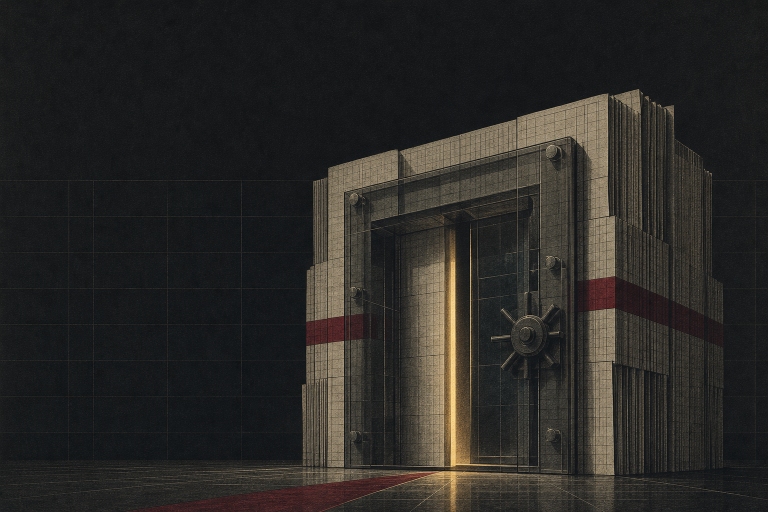
#> input picture analytics/img/rwa-01-hero.png, 1536 x 1024 px, found by its file name (shown at 1/2 size)
$ python make_rwa_covers.py
#> lines starting #> are read from the running program, lines starting #| are printed output that depends on the picture
#!/usr/bin/env python3
"""Cover cards for the "What to do in RWA" article (RU + EN) on top of the
generated vault illustration. Layout only, no data."""

from PIL import Image, ImageDraw, ImageFont

FDIR = "/usr/share/fonts/truetype/dejavu/"
SANS_B = FDIR + "DejaVuSans-Bold.ttf"
MONO = FDIR + "DejaVuSansMono.ttf"
MONO_B = FDIR + "DejaVuSansMono-Bold.ttf"

SRC = "/home/user/SevastopolAIbot/analytics/img/rwa-01-hero.png"
IVORY = (240, 236, 226)
DIM = (150, 146, 138)
RED = (170, 32, 28)


def track(d, xy, text, font, fill, spacing=0):
    x, y = xy
    for ch in text:
        d.text((x, y), ch, font=font, fill=fill)
        x += d.textlength(ch, font=font) + spacing
    return x - xy[0]


def cover(title_lines, sub, kicker, footer, out):
#> called with kicker = 'RWA / NOVEMBER 2026', footer = '@PavelYuRichRWA  ·  ЧТО ДЕЛАТЬ В RWA'
    img = Image.open(SRC).convert("RGB")
#> img is the input picture: PIL image 1536x1024 RGB; mean R, G, B 42, 40.5, 37.7
    W, H = img.size
#> W = 1536; H = 1024
    d = ImageDraw.Draw(img)

    # darken the left half so type sits cleanly on the illustration
    for x in range(0, int(W * 0.62)):
        a = int(232 * max(0.0, 1 - x / (W * 0.62)) ** 0.65)
        d.rectangle([x, 0, x + 1, H], fill=(0, 0, 0))
    veil = Image.new("RGBA", (W, H), (0, 0, 0, 0))
#> veil: PIL image 1536x1024 RGBA; every value is 0
    vd = ImageDraw.Draw(veil)
    for x in range(0, int(W * 0.66)):
        alpha = int(245 * max(0.0, 1 - x / (W * 0.66)) ** 0.8)
        vd.rectangle([x, 0, x + 1, H], fill=(8, 8, 7, alpha))
    img = Image.alpha_composite(img.convert("RGBA"), veil).convert("RGB")
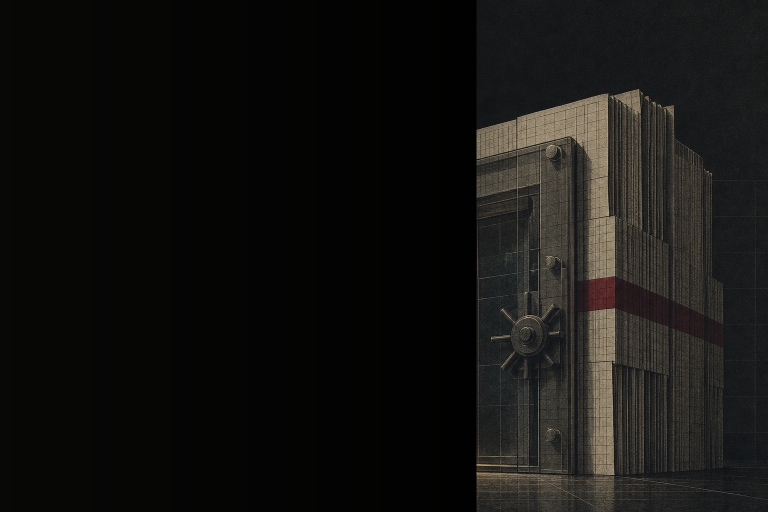
#> img: PIL image 1536x1024 RGB (shown at 1/2 size); mean R, G, B 20.5, 19.8, 18
    d = ImageDraw.Draw(img)

    M = int(W * 0.075)
#> M = 115
    f_kick = ImageFont.truetype(MONO, int(H * 0.021))
    f_title = ImageFont.truetype(SANS_B, int(H * 0.082))
    f_sub = ImageFont.truetype(MONO, int(H * 0.024))
    f_foot = ImageFont.truetype(MONO, int(H * 0.018))

    track(d, (M, int(H * 0.115)), kicker, f_kick, RED, spacing=int(H * 0.006))

    y = int(H * 0.19)
#> y = 194
    for line in title_lines:
        track(d, (M, y), line, f_title, IVORY, spacing=int(H * 0.004))
        y += int(H * 0.098)
#> after the loop, y = 494

    y += int(H * 0.02)
#> y = 514
    d.rectangle([M, y, M + int(W * 0.085), y + 3], fill=RED)
    y += int(H * 0.045)
#> y = 560
    for line in sub:
        track(d, (M, y), line, f_sub, DIM, spacing=1)
        y += int(H * 0.036)
#> this loop made 3 passes
#> y on passes 1 to 3: 596, 632, 668
#> after the loop, y = 668

    track(d, (M, H - int(H * 0.075)), footer, f_foot, DIM, spacing=1)

    img.save(out)
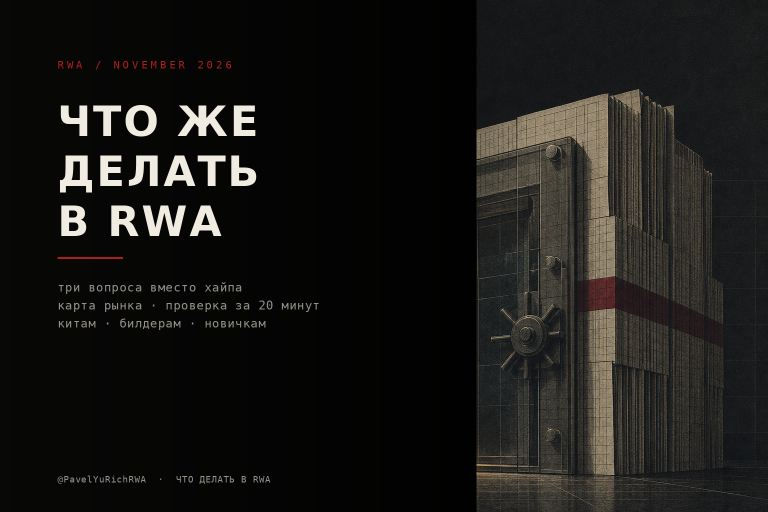
#> saved as cover-ru.png: PIL image 1536x1024 RGB (shown at 1/2 size); mean R, G, B 26, 25, 23.1
    print(out, img.size)
#| /home/user/SevastopolAIbot/analytics/img/cover-ru.png (1536, 1024)


cover(
    ["ЧТО ЖЕ", "ДЕЛАТЬ", "В RWA"],
    ["три вопроса вместо хайпа", "карта рынка · проверка за 20 минут", "китам · билдерам · новичкам"],
    "RWA / NOVEMBER 2026",
    "@PavelYuRichRWA  ·  ЧТО ДЕЛАТЬ В RWA",
    "/home/user/SevastopolAIbot/analytics/img/cover-ru.png",
)

cover(
    ["SO WHAT", "DO YOU DO", "IN RWA"],
    ["three questions instead of hype", "the map · a 20 minute check", "for whales · builders · beginners"],
    "RWA / NOVEMBER 2026",
    "@PavelYuRichRWA  ·  SO WHAT DO YOU DO IN RWA",
    "/home/user/SevastopolAIbot/analytics/img/cover-en.png",
)
#> call 2 of cover, with kicker = 'RWA / NOVEMBER 2026'
#> after the loop in cover (call 2), `for line in title_lines:`: y = 494
#> in cover (call 2), `y += int(H * 0.02)`: y = 514
#> in cover (call 2), `y += int(H * 0.045)`: y = 560
#> the loop in cover (call 2), `for line in sub:` made 3 passes
#> after the loop in cover (call 2), `for line in sub:`: y = 668
#> in cover (call 2), `img.save(out)`:
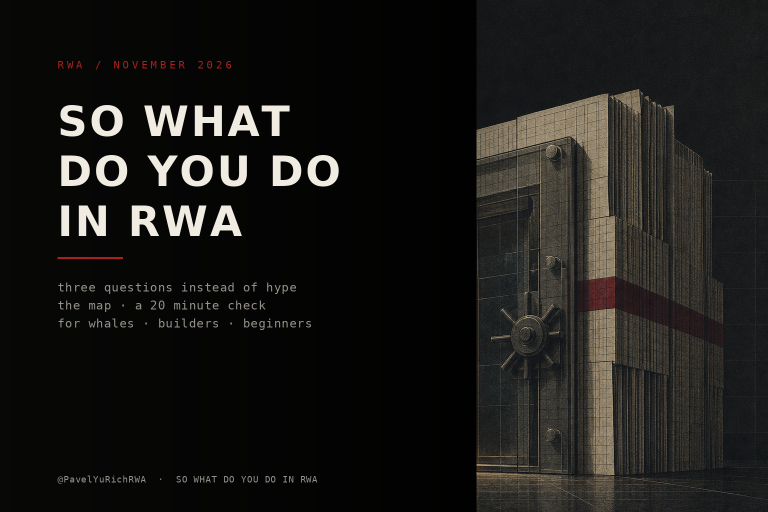
#> saved as cover-en.png: PIL image 1536x1024 RGB (shown at 1/2 size); mean R, G, B 26.9, 25.9, 23.9
#| /home/user/SevastopolAIbot/analytics/img/cover-en.png (1536, 1024)

$ run again, with analytics/img/rwa-02-three-questions.png copied over analytics/img/rwa-01-hero.png
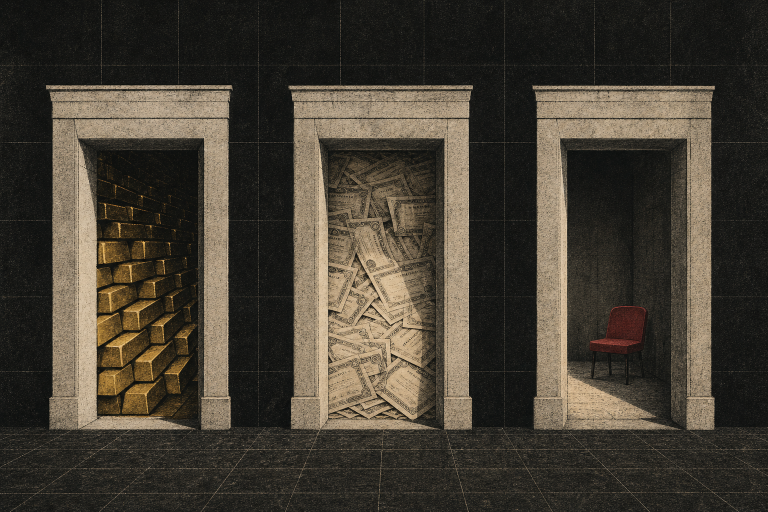
#> input picture analytics/img/rwa-02-three-questions.png, 1536 x 1024 px, found by its file name (shown at 1/2 size)
#> in cover, img is the input picture: PIL image 1536x1024 RGB; mean R, G, B 68.4, 62, 51.2
#> veil: PIL image 1536x1024 RGBA; every value is 0
#> after the loop in cover, `for line in title_lines:`: y = 494
#> in cover, `y += int(H * 0.02)`: y = 514
#> in cover, `y += int(H * 0.045)`: y = 560
#> the loop in cover, `for line in sub:` made 3 passes
#> y on passes 1 to 3: 596, 632, 668
#> after the loop in cover, `for line in sub:`: y = 668
#> in cover, `img.save(out)`:
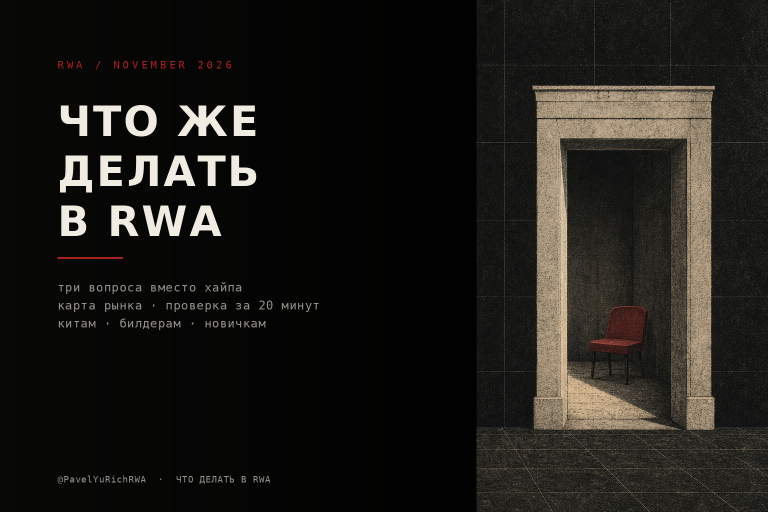
#> saved as cover-ru.png: PIL image 1536x1024 RGB (shown at 1/2 size); mean R, G, B 29.8, 27.9, 24.3
#| /home/user/SevastopolAIbot/analytics/img/cover-ru.png (1536, 1024)
#> after the loop in cover (call 2), `for line in title_lines:`: y = 494
#> in cover (call 2), `y += int(H * 0.02)`: y = 514
#> in cover (call 2), `y += int(H * 0.045)`: y = 560
#> the loop in cover (call 2), `for line in sub:` made 3 passes
#> after the loop in cover (call 2), `for line in sub:`: y = 668
#> in cover (call 2), `img.save(out)`:
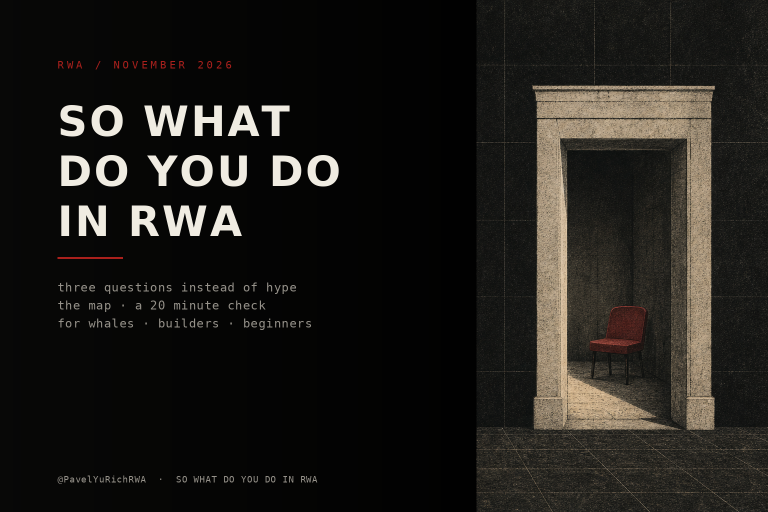
#> saved as cover-en.png: PIL image 1536x1024 RGB (shown at 1/2 size); mean R, G, B 30.7, 28.7, 25.2
#| /home/user/SevastopolAIbot/analytics/img/cover-en.png (1536, 1024)

$ run again, with analytics/img/rwa-04-monday.png copied over analytics/img/rwa-01-hero.png
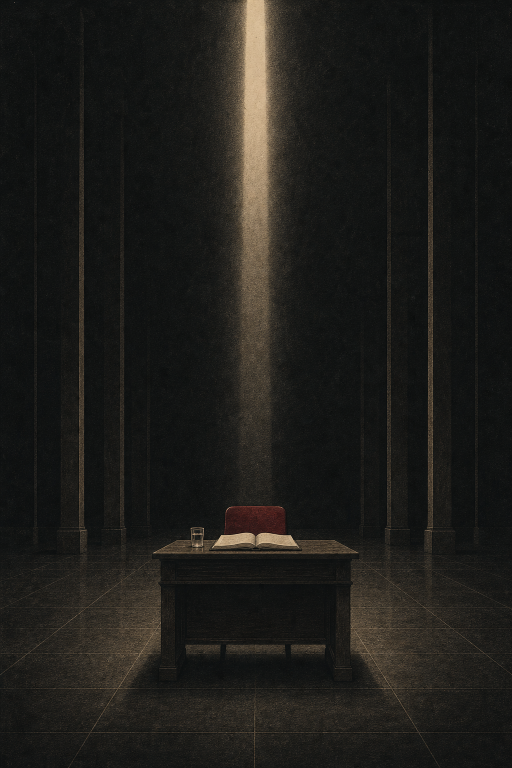
#> input picture analytics/img/rwa-04-monday.png, 1024 x 1536 px, found by its file name (shown at 1/2 size)
#> in cover, img is the input picture: PIL image 1024x1536 RGB; mean R, G, B 30.2, 29.2, 25.9
#> veil: PIL image 1024x1536 RGBA; every value is 0
#> after the loop in cover, `for line in title_lines:`: y = 741
#> in cover, `y += int(H * 0.02)`: y = 771
#> in cover, `y += int(H * 0.045)`: y = 840
#> the loop in cover, `for line in sub:` made 3 passes
#> y on passes 1 to 3: 895, 950, 1005
#> after the loop in cover, `for line in sub:`: y = 1005
#> in cover, `img.save(out)`:
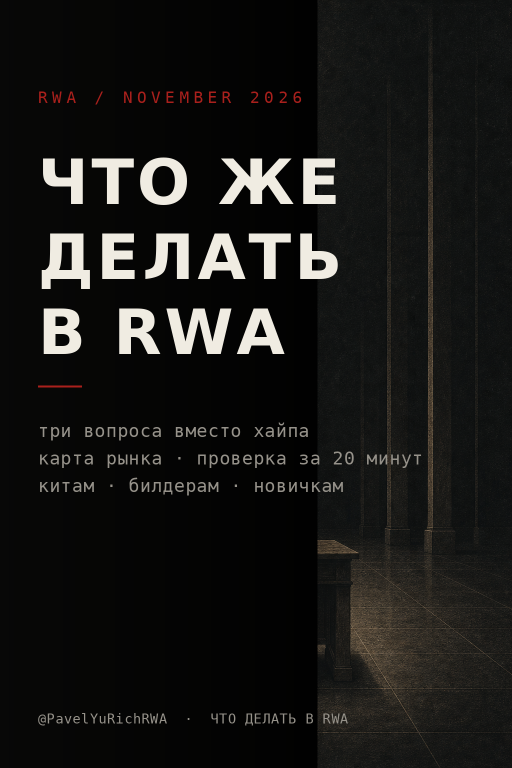
#> saved as cover-ru.png: PIL image 1024x1536 RGB (shown at 1/2 size); mean R, G, B 24.5, 24, 22.3
#| /home/user/SevastopolAIbot/analytics/img/cover-ru.png (1024, 1536)
#> after the loop in cover (call 2), `for line in title_lines:`: y = 741
#> in cover (call 2), `y += int(H * 0.02)`: y = 771
#> in cover (call 2), `y += int(H * 0.045)`: y = 840
#> the loop in cover (call 2), `for line in sub:` made 3 passes
#> after the loop in cover (call 2), `for line in sub:`: y = 1005
#> in cover (call 2), `img.save(out)`:
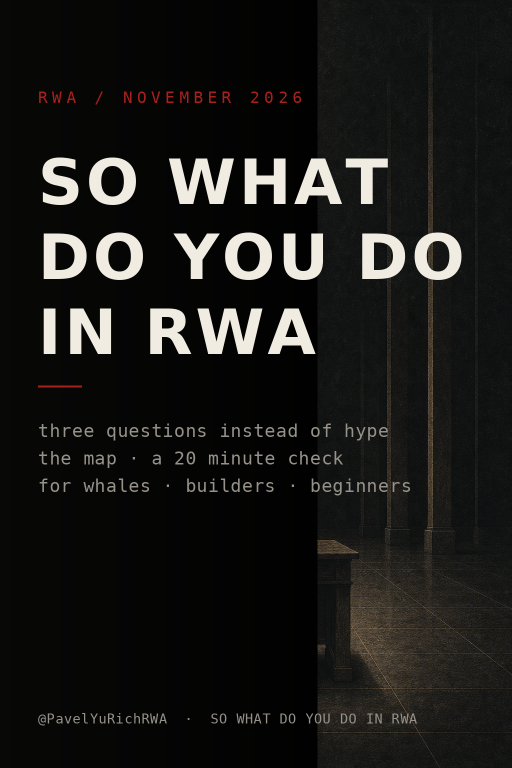
#> saved as cover-en.png: PIL image 1024x1536 RGB (shown at 1/2 size); mean R, G, B 26.3, 25.9, 24.1
#| /home/user/SevastopolAIbot/analytics/img/cover-en.png (1024, 1536)
